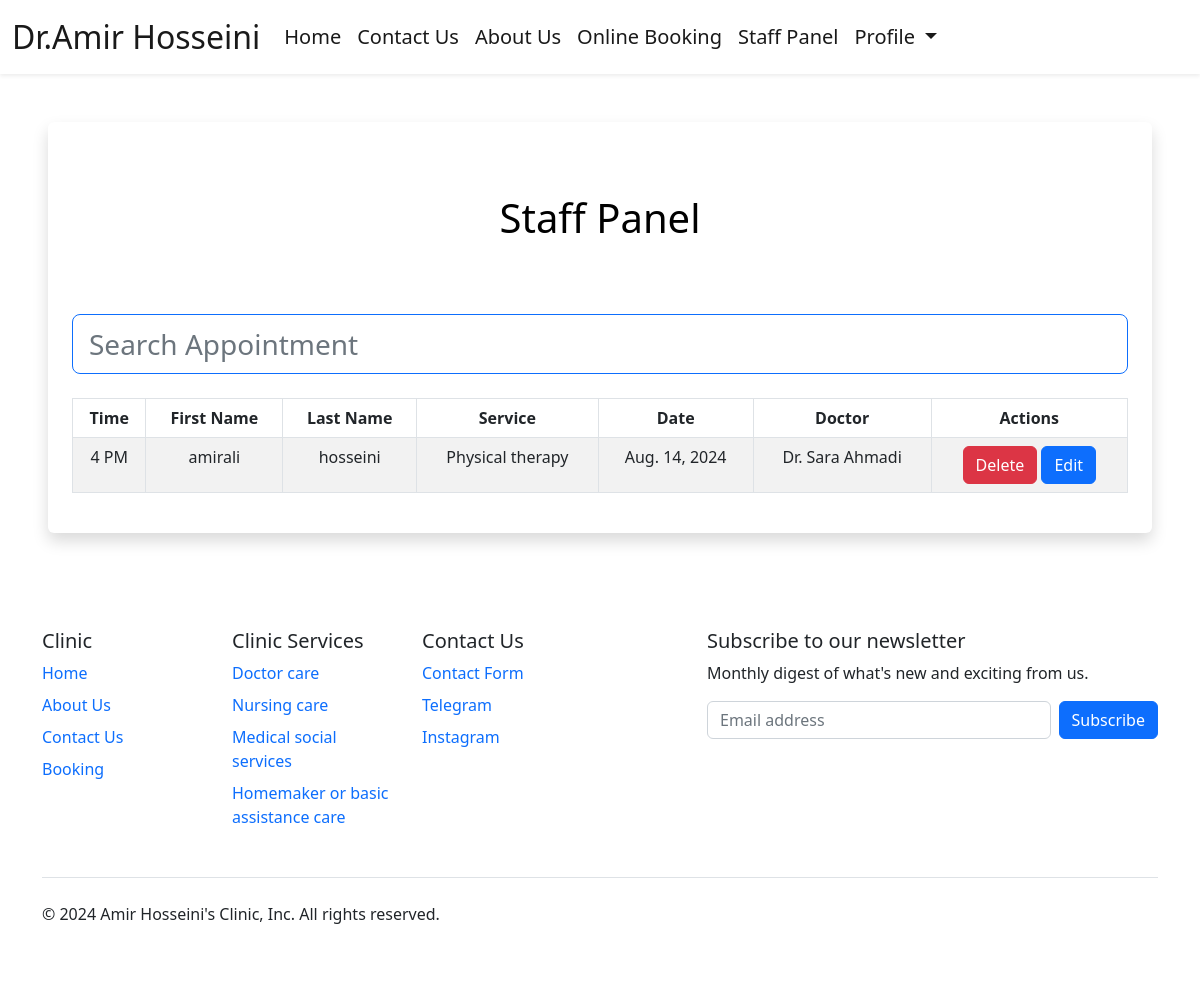
/staff-panel (signed in), run on the app's committed database.
### booking/models.py (models this page shows, shortened)
class Appointment(models.Model):
    user = models.ForeignKey(User, on_delete=models.CASCADE, null=True, blank=True)
    service = models.CharField(max_length=50, choices=SERVICE_CHOICES, default="Doctor care")
    doctor = models.CharField(max_length=255, default="Unknown")
    day = models.DateField(default=datetime.now)
    time = models.CharField(max_length=10, choices=TIME_CHOICES, default="3 PM")
    time_ordered = models.DateTimeField(default=datetime.now, blank=True)

### booking/views.py (the view)
# urls.py: path('staff-panel', views.staffPanel, name='staffPanel'),
def staffPanel(request):
    today = datetime.today()
    minDate = today.strftime('%Y-%m-%d')
    deltatime = today + timedelta(days=31)
    strdeltatime = deltatime.strftime('%Y-%m-%d')
    maxDate = strdeltatime
    items = Appointment.objects.filter(day__range=[minDate, maxDate]).order_by('day', 'time')
    return render(request, 'staffPanel.html', {
        'items': items,
    })

### booking/templates/staffPanel.html (shortened to what this page needs)
{% extends 'layout.html' %}
{% load static %}
{% block body %}
{% if user.is_authenticated and user.is_staff %}
<div class="shadow p-4 mb-5 bg-body bg-body rounded text-black  m-5 ">
    <h1 class="text-center mt-5 mb-5">Staff Panel</h1>
    <br>
    <input class="form-control form-control-lg fs-3 border border-primary" id="myInput" type="text" placeholder="Search Appointment">
    <br>
    <div class="table-responsive">
      <table class="table table-bordered table-striped table-hover mx-auto">
          <thead>
            <tr>
              <th class="text-center" scope="col">Time</th>
              <th class="text-center" scope="col">First Name</th>
              <th class="text-center" scope="col">Last Name</th>
              <th class="text-center" scope="col">Service</th>
              <th class="text-center" scope="col">Date</th>
              <th class="text-center" scope="col">Doctor</th>
              <th class="text-center" scope="col">Actions</th>
            </tr>
          </thead>
          <tbody id="myTable">
              {% for item in items %}
            <tr>
              <td class="text-center">{{item.time}}</td>
              <td class="text-center">{{item.user.first_name}}</td>
              <td class="text-center">{{item.user.last_name}}</td>
              <td class="text-center">{{item.service}}</td>
              <td class="text-center">{{item.day}}</td>
              <td class="text-center">{{item.doctor}}</td>
              <td class="text-center">
                <form action="{% url 'delete_appointment' item.id %}" method="POST" style="display:inline;">
                  <button type="submit" class="btn btn-danger">Delete</button>
                </form>
                <a href="{% url 'edit_appointment' item.id %}" class="btn btn-primary">Edit</a>
              </td>
            </tr>
              {% endfor %}
          </tbody>
        </table>
      </div>
</div>
{% else %}
<div class="shadow p-4 mb-5 bg-body bg-body rounded text-black  m-5">
  <h1 class="p-2  me-3">You are not admin</h1>
  <a href="{% url 'login' %}" class="btn btn-primary text-white">Sign in</a>
</div>
{% endif %}
{% endblock %}

### data on the page
Appointment: time "4 PM", user.first_name "amirali", user.last_name "hosseini", service "Physical therapy", day "Aug. 14, 2024", doctor "Dr. Sara Ahmadi"
